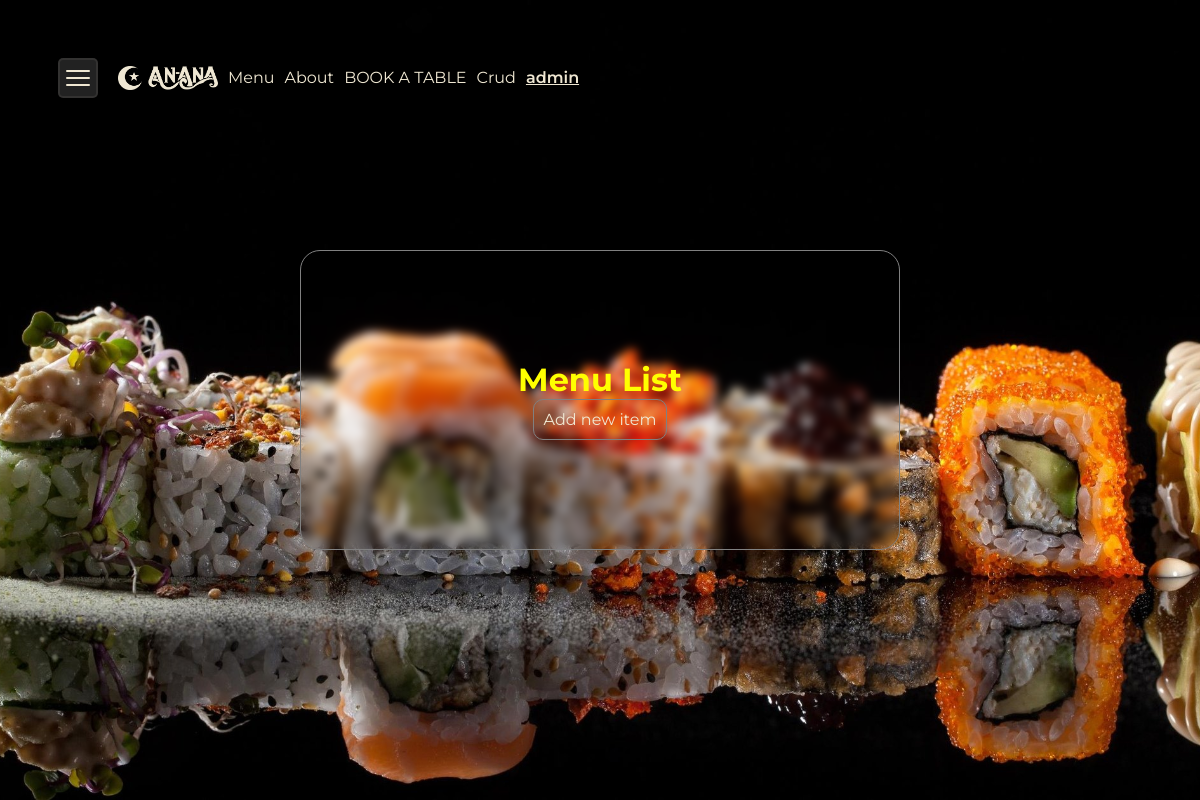
The app's page /menu/ (signed in), older data.
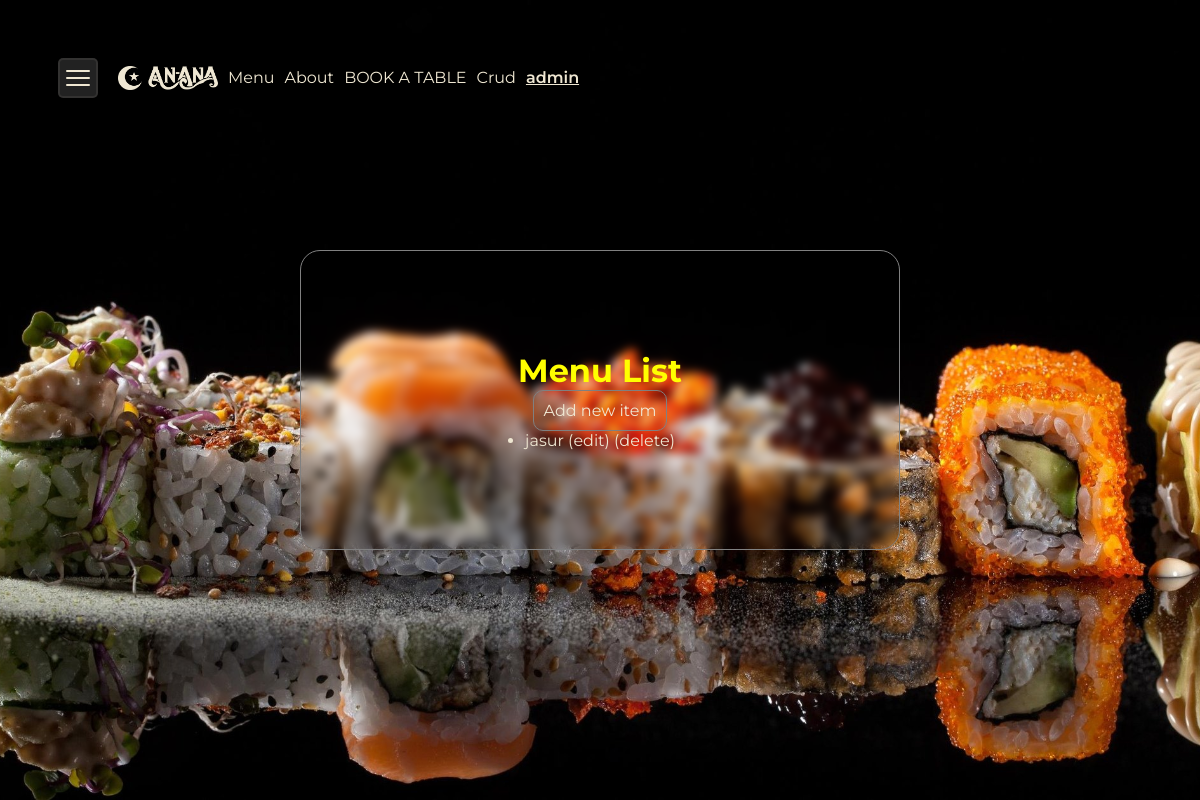
The same page, newer data.
### menu/models.py (models this page shows, shortened)
class MenuItem(models.Model):
    CHOICE_CATEGORY = [
        ('Hammasi','Hammasi'),
        ("Go'shtli","Go'shtli"),
        ('Salatlar','Salatlar'),
        ('Shirinlik','Shirinlik'),
        ('Ichimliklar','Ichimliklar')
    ]
    name = models.CharField(max_length=100)
    description = models.TextField()
    price = models.DecimalField(max_digits=5, decimal_places=2)
    available = models.BooleanField(default=True)
    category = models.CharField(max_length=15, choices=CHOICE_CATEGORY, default='Hammasi')

### menu/views.py (the view)
# urls.py: path('', menu_list, name='menu_list'),
@login_required
def menu_list(request):
    items = MenuItem.objects.all()
    return render(request, 'menu/menu_list.html', {'items': items})

### menu/templates/menu/menu_list.html
{% extends 'base.html' %}
{% load static %}
{% block css %}
  <link rel="stylesheet" href="{% static 'css/crud_menu.css' %}" />
{% endblock %}
{% block content %}
    <div class="crud-main-1">
        <div class="main-crud">
            <h1 style="color: yellow;">Menu List</h1>
            {% if request.user.username == 'admin' %}
            <a class="add-new" href="{% url 'menu_create' %}">Add new item</a>
            {% endif %}
            <ul>
              {% for item in items %}
                <li>
                  <a href="{% url 'menu_detail' item.pk %}">{{ item.name }}</a>
                  (<a href="{% url 'menu_update' item.pk %}">edit</a>) (<a href="{% url 'menu_delete' item.pk %}">delete</a>)
                </li>
              {% endfor %}
            </ul>
          </div>
    </div>
{% endblock %}

Row changes from the older to the newer data that the page shows:
added MenuItem: name "jasur"
